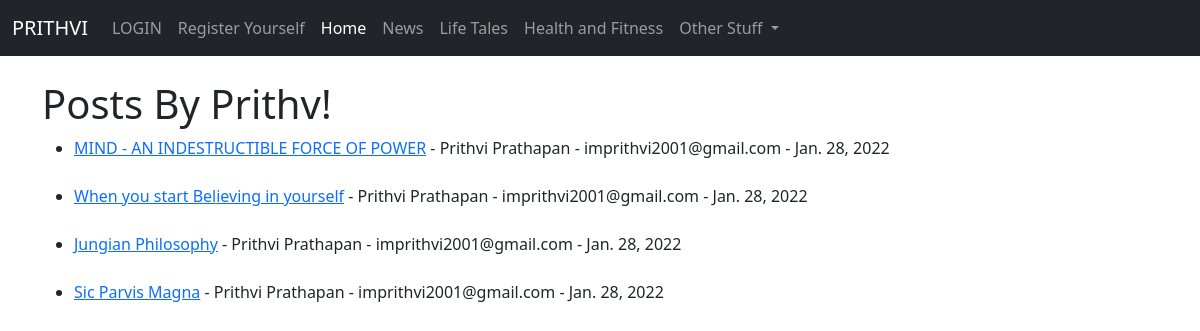
The app's page /, older data.
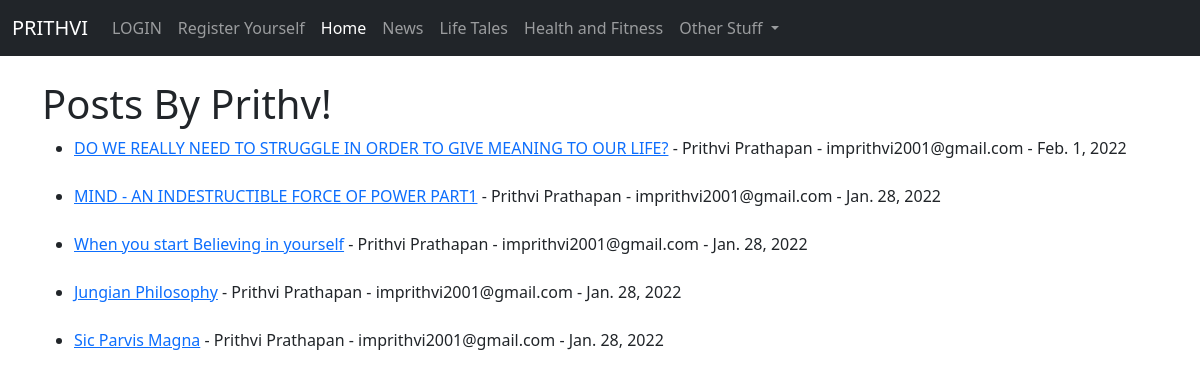
The same page, newer data.
### theblog/models.py (models this page shows, shortened)
class Post(models.Model):
    title = models.CharField(max_length = 255)
    title_tag = models.CharField(max_length = 255)
    author = models.ForeignKey(User, on_delete = models.CASCADE)
    body = models.TextField()
    post_date = models.DateField(auto_now_add = True)

### theblog/views.py (the view)
# urls.py: path('', HomeView.as_view(), name = "home"),
class HomeView(ListView):
    model = Post
    template_name = "home.html"
    ordering = ["-id"]

### theblog/templates/home.html (shortened to what this page needs)
{% extends 'base.html' %}
{% block content %}
<h1>Posts By Prithv!</h1>
<ul>
{% for post in object_list %}
<li><a href="{% url 'article-detail' post.pk %}">{{ post.title }}</a> - {{ post.author.first_name }}
  {{ post.author.last_name }} - {{ post.author.email }} - {{ post.post_date }}
  <br/>
</li>
	<br/>
{% endfor %}
</ul>
{% endblock %}

### theblog/templates/base.html (shortened to what this page needs)
<!doctype html>
<html lang="en">
  <head>
    <link href="https://cdn.jsdelivr.net/npm/bootstrap@5.0.0-beta1/dist/css/bootstrap.min.css" rel="stylesheet">
  </head>
  <body>
    <nav class="navbar navbar-expand-lg navbar-dark bg-dark">
    <div class="container-fluid">
      <a class="navbar-brand" href="{% url 'home' %}">PRITHVI</a>
    <div class="collapse navbar-collapse" id="navbarSupportedContent">
      <ul class="navbar-nav me-auto mb-2 mb-lg-0">
        {% if user.is_authenticated %}
        <li class="nav-item">
          <a class="nav-link" href="{% url 'add_post' %}">Add a post</a>
        </li>
        <li class="nav-item">
          <a class="nav-link" href="{% url 'logout' %}">LOGOUT</a>
        </li>
        {% else %}
        <li class="nav-item">
          <a class="nav-link" href="{% url 'login' %}">LOGIN</a>
        </li>
        <li class="nav-item">
          <a class="nav-link" href="{% url 'register' %}">Register Yourself</a>
        </li>
        {% endif %}
        <li class="nav-item">
          <a class="nav-link active" aria-current="page" href="{% url 'home' %}">Home</a>
        </li>
        <li class="nav-item">
          <a class="nav-link" href="#">News</a>
        </li>
        <li class="nav-item">
          <a class="nav-link" href="#">Life Tales</a>
        </li>
        <li class="nav-item">
          <a class="nav-link" href="#">Health and Fitness</a>
        </li>
        <li class="nav-item dropdown">
          <a class="nav-link dropdown-toggle" href="#" id="navbarDropdown" role="button" data-bs-toggle="dropdown" aria-expanded="false">
            Other Stuff
          </a>
        </li>
      </ul>
    </div>
  </div>
</nav>
    <br>
    <div class="container">
      {% block content %}
      {% endblock %}
    </div>
  </body>
</html>

Row changes from the older to the newer data that the page shows:
added Post: title "DO WE REALLY NEED TO STRUGGLE IN ORDER TO GIVE MEANING TO OUR LIFE?", author.first_name "Prithvi", author.last_name "Prathapan", author.email "imprithvi2001@gmail.com", post_date "Feb. 1, 2022"
changed Post: title "MIND - AN INDESTRUCTIBLE FORCE OF POWER" → "MIND - AN INDESTRUCTIBLE FORCE OF POWER PART1"
